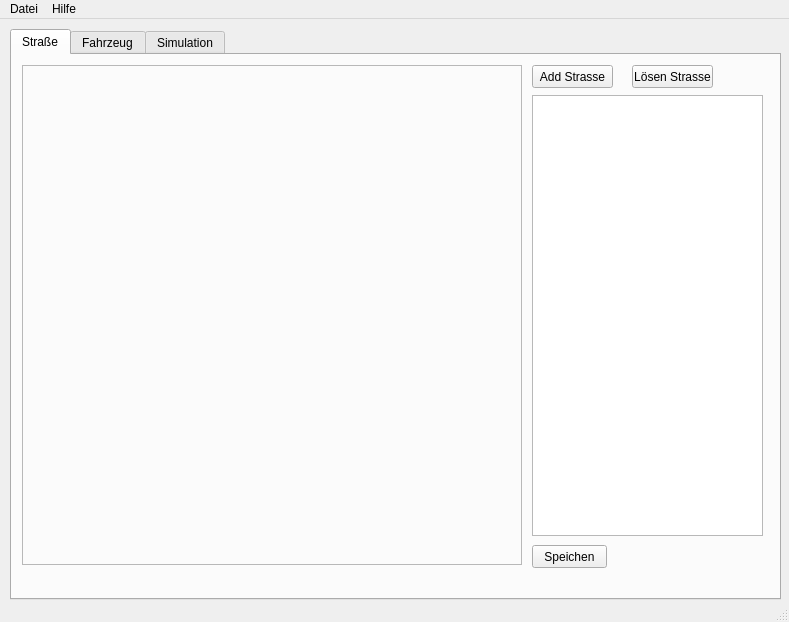
<?xml version="1.0" encoding="UTF-8"?>
<ui version="4.0">
 <class>MainWindow</class>
 <widget class="QMainWindow" name="MainWindow">
  <property name="geometry">
   <rect>
    <x>0</x>
    <y>0</y>
    <width>789</width>
    <height>622</height>
   </rect>
  </property>
  <property name="windowTitle">
   <string>MainWindow</string>
  </property>
  <property name="toolTip">
   <string>&lt;html&gt;&lt;head/&gt;&lt;body&gt;&lt;p&gt;&lt;br/&gt;&lt;/p&gt;&lt;/body&gt;&lt;/html&gt;</string>
  </property>
  <widget class="QWidget" name="centralwidget">
   <widget class="QTabWidget" name="tabWidget">
    <property name="geometry">
     <rect>
      <x>10</x>
      <y>10</y>
      <width>771</width>
      <height>571</height>
     </rect>
    </property>
    <property name="currentIndex">
     <number>0</number>
    </property>
    <widget class="QWidget" name="tab_Strasse">
     <attribute name="title">
      <string>Straße</string>
     </attribute>
     <widget class="QFrame" name="frame_Strasse">
      <property name="geometry">
       <rect>
        <x>10</x>
        <y>10</y>
        <width>500</width>
        <height>500</height>
       </rect>
      </property>
      <property name="frameShape">
       <enum>QFrame::StyledPanel</enum>
      </property>
      <property name="frameShadow">
       <enum>QFrame::Raised</enum>
      </property>
     </widget>
     <widget class="QPushButton" name="pushButton_Add_Strasse">
      <property name="geometry">
       <rect>
        <x>520</x>
        <y>10</y>
        <width>81</width>
        <height>23</height>
       </rect>
      </property>
      <property name="text">
       <string>Add Strasse</string>
      </property>
     </widget>
     <widget class="QTreeView" name="treeView_Strasse">
      <property name="geometry">
       <rect>
        <x>520</x>
        <y>40</y>
        <width>231</width>
        <height>441</height>
       </rect>
      </property>
     </widget>
     <widget class="QPushButton" name="pushButton_Losen_Strasse">
      <property name="geometry">
       <rect>
        <x>620</x>
        <y>10</y>
        <width>81</width>
        <height>23</height>
       </rect>
      </property>
      <property name="text">
       <string>Lösen Strasse</string>
      </property>
     </widget>
     <widget class="QPushButton" name="pushButton_Speichen_Strasse">
      <property name="geometry">
       <rect>
        <x>520</x>
        <y>490</y>
        <width>75</width>
        <height>23</height>
       </rect>
      </property>
      <property name="text">
       <string>Speichen</string>
      </property>
     </widget>
    </widget>
    <widget class="QWidget" name="tab_Fahrzeug">
     <attribute name="title">
      <string>Fahrzeug</string>
     </attribute>
     <widget class="QFrame" name="frame_Fahrzeug">
      <property name="geometry">
       <rect>
        <x>10</x>
        <y>10</y>
        <width>500</width>
        <height>500</height>
       </rect>
      </property>
      <property name="frameShape">
       <enum>QFrame::StyledPanel</enum>
      </property>
      <property name="frameShadow">
       <enum>QFrame::Raised</enum>
      </property>
     </widget>
     <widget class="QComboBox" name="comboBox_Fahrzeug">
      <property name="geometry">
       <rect>
        <x>520</x>
        <y>10</y>
        <width>171</width>
        <height>22</height>
       </rect>
      </property>
     </widget>
     <widget class="QPushButton" name="pushButton_Add_Fahrzeug">
      <property name="geometry">
       <rect>
        <x>700</x>
        <y>10</y>
        <width>21</width>
        <height>23</height>
       </rect>
      </property>
      <property name="text">
       <string>+</string>
      </property>
     </widget>
     <widget class="QPushButton" name="pushButton_Losen_Fahrzeug">
      <property name="geometry">
       <rect>
        <x>730</x>
        <y>10</y>
        <width>21</width>
        <height>23</height>
       </rect>
      </property>
      <property name="text">
       <string>-</string>
      </property>
     </widget>
     <widget class="QListView" name="listView_Fahrzeug">
      <property name="geometry">
       <rect>
        <x>520</x>
        <y>40</y>
        <width>231</width>
        <height>441</height>
       </rect>
      </property>
     </widget>
     <widget class="QPushButton" name="pushButton_Speichen_Fahrzeug">
      <property name="geometry">
       <rect>
        <x>520</x>
        <y>490</y>
        <width>75</width>
        <height>23</height>
       </rect>
      </property>
      <property name="text">
       <string>Speichen</string>
      </property>
     </widget>
    </widget>
    <widget class="QWidget" name="tab_Simulation">
     <attribute name="title">
      <string>Simulation</string>
     </attribute>
     <widget class="QFrame" name="frame_Simulation">
      <property name="geometry">
       <rect>
        <x>10</x>
        <y>10</y>
        <width>500</width>
        <height>500</height>
       </rect>
      </property>
      <property name="frameShape">
       <enum>QFrame::StyledPanel</enum>
      </property>
      <property name="frameShadow">
       <enum>QFrame::Raised</enum>
      </property>
     </widget>
     <widget class="QSlider" name="horizontalSlider_Simulation">
      <property name="geometry">
       <rect>
        <x>10</x>
        <y>520</y>
        <width>741</width>
        <height>22</height>
       </rect>
      </property>
      <property name="orientation">
       <enum>Qt::Horizontal</enum>
      </property>
     </widget>
     <widget class="QLineEdit" name="lineEdit_Str_Doku_Simulation">
      <property name="geometry">
       <rect>
        <x>520</x>
        <y>30</y>
        <width>201</width>
        <height>20</height>
       </rect>
      </property>
     </widget>
     <widget class="QLabel" name="label_Str_Doku_Simulation">
      <property name="geometry">
       <rect>
        <x>520</x>
        <y>10</y>
        <width>101</width>
        <height>16</height>
       </rect>
      </property>
      <property name="text">
       <string>Straßen Dokumente</string>
      </property>
     </widget>
     <widget class="QLineEdit" name="lineEdit_FZ_Doku_Simulation">
      <property name="geometry">
       <rect>
        <x>520</x>
        <y>70</y>
        <width>201</width>
        <height>20</height>
       </rect>
      </property>
     </widget>
     <widget class="QLabel" name="label_FZ_Doku_Simulation">
      <property name="geometry">
       <rect>
        <x>520</x>
        <y>50</y>
        <width>111</width>
        <height>16</height>
       </rect>
      </property>
      <property name="text">
       <string>Fahrzeuge Dokumente</string>
      </property>
     </widget>
     <widget class="QToolButton" name="toolButton_Str_Doku_Simulation">
      <property name="geometry">
       <rect>
        <x>730</x>
        <y>30</y>
        <width>25</width>
        <height>19</height>
       </rect>
      </property>
      <property name="text">
       <string>...</string>
      </property>
     </widget>
     <widget class="QToolButton" name="toolButton_FZ_Doku_Simulation">
      <property name="geometry">
       <rect>
        <x>730</x>
        <y>70</y>
        <width>25</width>
        <height>19</height>
       </rect>
      </property>
      <property name="text">
       <string>...</string>
      </property>
     </widget>
     <widget class="QLabel" name="label_GM_Simulation">
      <property name="geometry">
       <rect>
        <x>520</x>
        <y>90</y>
        <width>61</width>
        <height>16</height>
       </rect>
      </property>
      <property name="text">
       <string>Gütemaße</string>
      </property>
     </widget>
     <widget class="QComboBox" name="comboBox_Gutemasse_Simulation">
      <property name="geometry">
       <rect>
        <x>520</x>
        <y>110</y>
        <width>231</width>
        <height>22</height>
       </rect>
      </property>
     </widget>
     <widget class="QPushButton" name="pushButton_Start_Simulation">
      <property name="geometry">
       <rect>
        <x>580</x>
        <y>490</y>
        <width>75</width>
        <height>23</height>
       </rect>
      </property>
      <property name="text">
       <string>Start</string>
      </property>
     </widget>
     <widget class="QPushButton" name="pushButton_Stop_Simulation">
      <property name="geometry">
       <rect>
        <x>670</x>
        <y>490</y>
        <width>75</width>
        <height>23</height>
       </rect>
      </property>
      <property name="text">
       <string>Stop</string>
      </property>
     </widget>
     <widget class="QListWidget" name="listWidget_Simulation">
      <property name="geometry">
       <rect>
        <x>520</x>
        <y>140</y>
        <width>231</width>
        <height>341</height>
       </rect>
      </property>
     </widget>
    </widget>
   </widget>
  </widget>
  <widget class="QMenuBar" name="menubar">
   <property name="geometry">
    <rect>
     <x>0</x>
     <y>0</y>
     <width>789</width>
     <height>21</height>
    </rect>
   </property>
   <widget class="QMenu" name="menu_Datei">
    <property name="title">
     <string>Datei</string>
    </property>
    <addaction name="action_Exit"/>
   </widget>
   <widget class="QMenu" name="menu_Hilfe">
    <property name="title">
     <string>Hilfe</string>
    </property>
    <addaction name="action_uber_Traffic_Sim"/>
    <addaction name="action_Urheberrecht_Informationen"/>
   </widget>
   <addaction name="menu_Datei"/>
   <addaction name="menu_Hilfe"/>
  </widget>
  <widget class="QStatusBar" name="statusBar"/>
  <action name="action_Urheberrecht_Informationen">
   <property name="text">
    <string>Urheberrecht Informationen</string>
   </property>
  </action>
  <action name="action_uber_Traffic_Sim">
   <property name="text">
    <string>Über Traffic_Sim</string>
   </property>
  </action>
  <action name="action_Exit">
   <property name="text">
    <string>Exit</string>
   </property>
  </action>
 </widget>
 <resources/>
 <connections/>
</ui>
